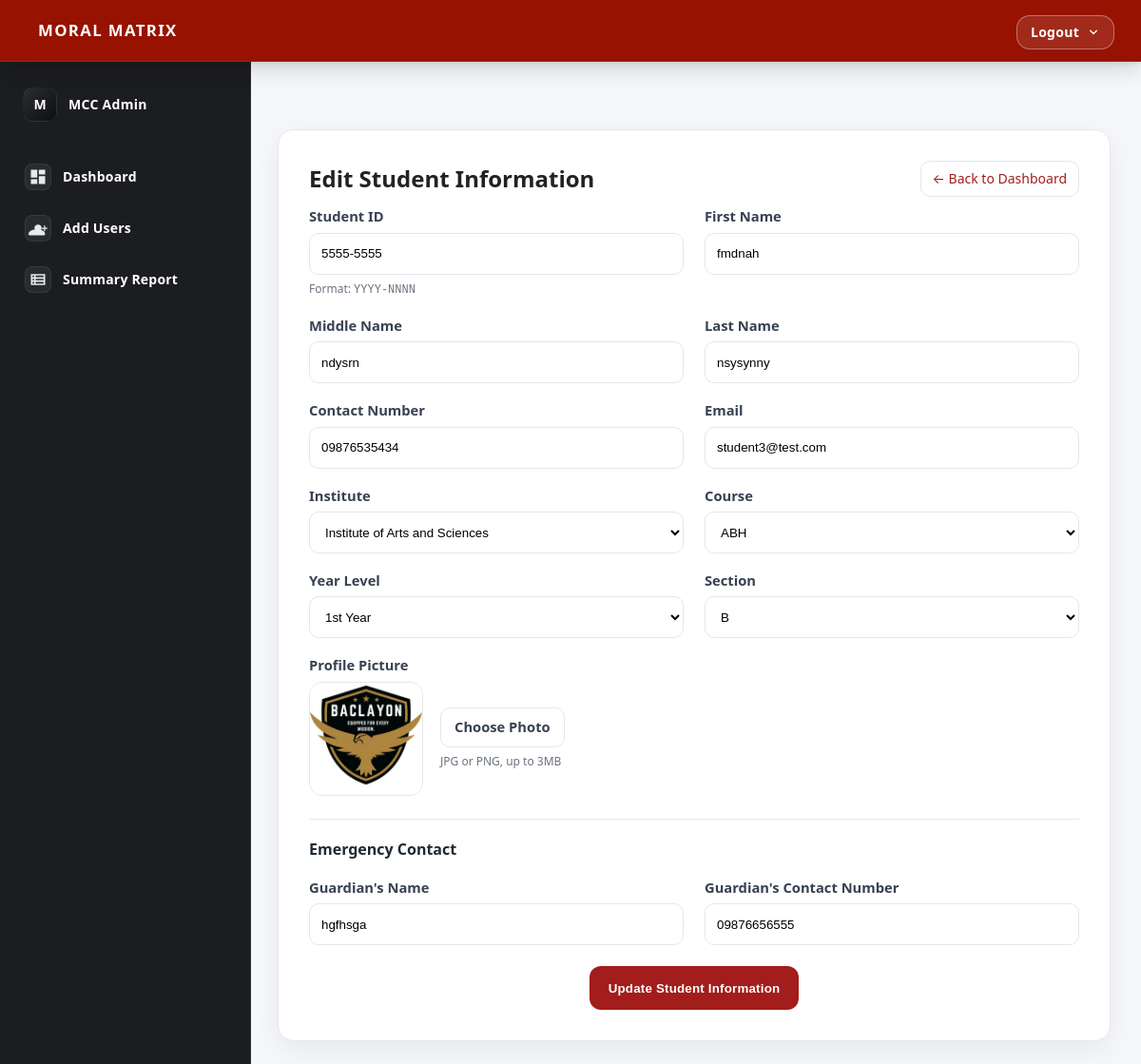
Screenshot of /admin/student/edit_student.php?id=3 with the database file from the repository.
### tables this page shows
CREATE TABLE `student_account` (
  `record_id` int(11) NOT NULL,
  `student_id` varchar(50) NOT NULL,
  `first_name` varchar(50) NOT NULL,
  `middle_name` varchar(50) NOT NULL,
  `last_name` varchar(50) NOT NULL,
  `mobile` varchar(15) NOT NULL,
  `email` varchar(50) NOT NULL,
  `photo` varchar(255) DEFAULT NULL,
  `institute` varchar(255) DEFAULT NULL,
  `course` varchar(255) DEFAULT NULL,
  `level` int(11) DEFAULT NULL,
  `section` varchar(50) DEFAULT NULL,
  `guardian` varchar(50) DEFAULT NULL,
  `guardian_mobile` varchar(15) DEFAULT NULL,
  `created_at` timestamp NOT NULL DEFAULT current_timestamp(),
  `updated_at` timestamp NOT NULL DEFAULT current_timestamp() ON UPDATE current_timestamp(),
  `change_pass` tinyint(1) DEFAULT 1
);

### admin/student/edit_student.php (the view, shortened to what this page needs)
<?php
include '../../includes/admin_header.php';
$id = intval($_GET['id']);
$conn = new mysqli(
    $database_settings['servername'],
    $database_settings['username'],
    $database_settings['password'],
    $database_settings['dbname']
);
$stmt = $conn->prepare("SELECT student_id, first_name, middle_name, last_name, mobile, email, institute, course, level, section, guardian, guardian_mobile, photo FROM student_account WHERE record_id = ?");
$stmt->bind_param("i", $id);
$stmt->execute();
$result = $stmt->get_result();
$student = $result->fetch_assoc();
$photoUrl = !empty($student['photo']) ? '../uploads/' . htmlspecialchars($student['photo']) : '';
?>
<!DOCTYPE html>
<html lang="en">
<head>
  <link rel="stylesheet" href="../../css/edit_common.css">
</head>
<body>
<main class="content">
  <section id="studentForm" class="form-container" role="region" aria-labelledby="formTitle">
    <div class="form-header">
      <h2 id="formTitle">Edit Student Information</h2>
      <a class="back-link" href="/moralmatrix/admin/dashboard.php" aria-label="Return to Dashboard">
        ← Back to Dashboard
      </a>
    </div>
    <form action="update_student.php" method="POST" enctype="multipart/form-data" class="form-grid" novalidate>
      <div class="field">
        <label for="student_id">Student ID</label>
        <input
          type="text"
          name="student_id"
          id="student_id"
          maxlength="9"
          inputmode="numeric"
          pattern="^[0-9]{4}-[0-9]{4}$"
          placeholder="0000-0000"
          oninput="this.value = this.value.replace(/[^0-9-]/g, '')"
          required
          value="<?php echo htmlspecialchars($student['student_id']); ?>"
        >
        <small class="hint">Format: <code>YYYY-NNNN</code></small>
      </div>
      <div class="field">
        <label for="first_name">First Name</label>
        <input type="text" name="first_name" id="first_name" required
               value="<?php echo htmlspecialchars($student['first_name']); ?>">
      </div>
      <div class="field">
        <label for="middle_name">Middle Name</label>
        <input type="text" name="middle_name" id="middle_name" required
               value="<?php echo htmlspecialchars($student['middle_name']); ?>">
      </div>
      <div class="field">
        <label for="last_name">Last Name</label>
        <input type="text" name="last_name" id="last_name" required
               value="<?php echo htmlspecialchars($student['last_name']); ?>">
      </div>
      <div class="field">
        <label for="mobile">Contact Number</label>
        <input
          type="text"
          name="mobile"
          id="mobile"
          maxlength="11"
          placeholder="09XXXXXXXXX"
          pattern="^09[0-9]{9}$"
          inputmode="numeric"
          oninput="this.value = this.value.replace(/[^0-9]/g, '')"
          required
          value="<?php echo htmlspecialchars($student['mobile']); ?>"
        >
      </div>
      <div class="field">
        <label for="email">Email</label>
        <input type="email" name="email" id="email" required
               value="<?php echo htmlspecialchars($student['email']); ?>">
      </div>
      <div class="field">
        <label for="institute">Institute</label>
        <select id="institute" name="institute" onchange="loadCourses()" required>
          <option value="IAS"  <?php if($student['institute']=='IAS')  echo 'selected'; ?>>Institute of Arts and Sciences</option>
        </select>
      </div>
      <div class="field">
        <label for="course">Course</label>
        <select id="course" name="course" required>
          <option value="<?php echo htmlspecialchars($student['course']); ?>" selected>
            <?php echo htmlspecialchars($student['course']); ?>
          </option>
        </select>
      </div>
      <div class="field">
        <label for="level">Year Level</label>
        <select id="level" name="level" required>
          <option value="1" <?php if($student['level']==1) echo 'selected'; ?>>1st Year</option>
        </select>
      </div>
      <div class="field">
        <label for="section">Section</label>
        <select id="section" name="section" required>
          <option value="B" <?php if($student['section']=='B') echo 'selected'; ?>>B</option>
        </select>
      </div>
      <div class="field full">
        <label>Profile Picture</label>
        <div class="photo-row">
          <img id="photoPreview" src="<?php echo $photoUrl; ?>" alt="Profile Picture">
          <div class="file-input">
            <label for="photo" class="file-button">Choose Photo</label>
            <div id="file-name" class="file-name">JPG or PNG, up to 3MB</div>
          </div>
        </div>
      </div>
      <div class="separator full" aria-hidden="true"></div>
      <h3 class="section-title full">Emergency Contact</h3>
      <div class="field">
        <label for="guardian">Guardian's Name</label>
        <input type="text" name="guardian" id="guardian" required
               value="<?php echo htmlspecialchars($student['guardian']); ?>">
      </div>
      <div class="field">
        <label for="guardian_mobile">Guardian's Contact Number</label>
        <input
          type="text"
          name="guardian_mobile"
          id="guardian_mobile"
          maxlength="11"
          placeholder="09XXXXXXXXX"
          pattern="^09[0-9]{9}$"
          inputmode="numeric"
          oninput="this.value = this.value.replace(/[^0-9]/g, '')"
          required
          value="<?php echo htmlspecialchars($student['guardian_mobile']); ?>"
        >
      </div>
      <div class="actions full">
        <button type="submit" class="btn_submit">Update Student Information</button>
      </div>
    </form>
  </section>
</main>
</body>
</html>

### css/header.css (style rules this page uses)
:root { --header-bg: #971200; --text-on-header: #ffffff; --ink: #111111; --radius: 14px; --shadow: 0 10px 20px rgba(0,0,0,.12), 0 2px 6px rgba(0,0,0,.08); --header-h: 64px; --sidebar-bg: #1C1D21; --sidebar-fg: #E7E9EE; --sidebar-fg-dim: #B9BEC7; --focus: #93C5FD; --sidebar-w: 264px; }
* { box-sizing: border-box; }
html, body { height: 100%; }
body { margin: 0; font: 14px/1.45 system-ui, -apple-system, Segoe UI, Roboto, Ubuntu, Cantarell, "Helvetica Neue", Arial, "Noto Sans"; color: #111; background: #fff; }
html { scroll-padding-top: var(--header-h); }

### css/edit_common.css (style rules this page uses)
:root { --sidebar-width: 260px; --brand: #a21d1b; --brand-600: #8c1614; --bg: #f6f7fb; --card-bg: #ffffff; --text: #222; --muted: #6b7280; --border: #e5e7eb; --ring: rgba(162, 29, 27, .15); }
* { box-sizing: border-box; }
html, body { height: 100%; background: var(--bg); color: var(--text); font-family: system-ui, -apple-system, Segoe UI, Roboto, Helvetica, Arial, "Apple Color Emoji", "Segoe UI Emoji"; line-height: 1.45; }
.content { min-height: 100vh; display: flex; align-items: flex-start; justify-content: center; padding: 24px clamp(16px, 3vw, 32px); margin-left: var(--sidebar-width); }
.form-container { width: 100%; max-width: 980px; background: var(--card-bg); border: 1px solid var(--border); border-radius: 16px; padding: clamp(20px, 3vw, 32px); box-shadow: 0 10px 30px rgba(0,0,0,.06); }
.form-header { display: flex; align-items: center; justify-content: space-between; gap: 12px; margin-bottom: 10px; }
.form-header h2 { margin: 0; font-size: clamp(20px, 2vw, 24px); font-weight: 700; }
.back-link { font-size: 14px; text-decoration: none; color: var(--brand); background: #fff; border: 1px solid var(--border); padding: 8px 12px; border-radius: 10px; transition: box-shadow .2s, border-color .2s, transform .2s; }
.form-grid { display: grid; grid-template-columns: repeat(2, minmax(0, 1fr)); gap: 18px 22px; margin-top: 8px; }
.field { display: flex; flex-direction: column; gap: 6px; }
.full { grid-column: 1 / -1; }
label { font-weight: 600; color: #374151; font-size: 0.92rem; }
.hint { color: var(--muted); font-size: 12px; }
input[type="text"], input[type="email"], select { width: 100%; height: 44px; padding: 10px 12px; border: 1px solid var(--border); border-radius: 10px; background: #fff; outline: none; transition: border-color .2s, box-shadow .2s; }
.photo-row { display: flex; align-items: center; gap: 18px; flex-wrap: wrap; }
.photo-row img { width: 120px; height: 120px; border-radius: 14px; object-fit: cover; border: 1px solid var(--border); background: #fafafa; }
.file-input { display: flex; flex-direction: column; gap: 6px; }
.file-button { display: inline-flex; align-items: center; justify-content: center; height: 42px; padding: 0 14px; border-radius: 10px; background: #fff; border: 1px solid var(--border); cursor: pointer; user-select: none; transition: border-color .2s, box-shadow .2s, transform .2s; }
.file-name { font-size: 12px; color: var(--muted); }
.section-title { margin: 0; font-size: 1rem; font-weight: 700; color: #1f2937; }
.separator { height: 1px; background: var(--border); margin: 6px 0 2px; }
.actions { display: flex; justify-content: center; margin-top: 4px; }
.btn_submit { height: 46px; padding: 0 20px; border: 0; border-radius: 12px; background: var(--brand); color: #fff; font-weight: 700; cursor: pointer; letter-spacing: .2px; transition: transform .15s ease, box-shadow .2s ease, background-color .2s ease; }

### rows the page displays
student_account: student_id "5555-5555", first_name "fmdnah", middle_name "ndysrn", last_name "nsysynny", mobile "09876535434", email "student3@test.com", institute "Institute of Arts and Sciences", course "ABH", level "1st Year", section "B", photo (picture), guardian "hgfhsga", guardian_mobile "09876656555"
